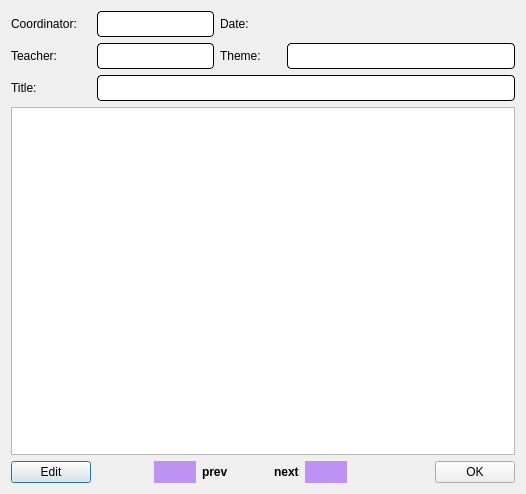
<?xml version="1.0" encoding="UTF-8"?>
<ui version="4.0">
 <class>SearchResultDisplayRow</class>
 <widget class="QDialog" name="SearchResultDisplayRow">
  <property name="geometry">
   <rect>
    <x>0</x>
    <y>0</y>
    <width>526</width>
    <height>494</height>
   </rect>
  </property>
  <property name="windowTitle">
   <string>Dialog</string>
  </property>
  <property name="styleSheet">
   <string notr="true">QLineEdit {
	height: 24px;
	border-radius: 4px;
	background-color: white;
	border: 1px solid black
}</string>
  </property>
  <layout class="QGridLayout" name="gridLayout">
   <item row="5" column="0">
    <widget class="QPushButton" name="edit_button">
     <property name="text">
      <string>Edit</string>
     </property>
    </widget>
   </item>
   <item row="1" column="1" colspan="2">
    <widget class="QLineEdit" name="row_teacher"/>
   </item>
   <item row="1" column="4" colspan="2">
    <widget class="QLineEdit" name="row_theme"/>
   </item>
   <item row="0" column="4" colspan="2">
    <widget class="QLabel" name="row_date">
     <property name="text">
      <string/>
     </property>
    </widget>
   </item>
   <item row="3" column="0" colspan="6">
    <widget class="QTextEdit" name="row_message">
     <property name="styleSheet">
      <string notr="true"/>
     </property>
    </widget>
   </item>
   <item row="0" column="1" colspan="2">
    <widget class="QLineEdit" name="row_coordinator"/>
   </item>
   <item row="2" column="1" colspan="5">
    <widget class="QLineEdit" name="row_title"/>
   </item>
   <item row="1" column="0">
    <widget class="QLabel" name="label_2">
     <property name="text">
      <string>Teacher:</string>
     </property>
    </widget>
   </item>
   <item row="5" column="5">
    <layout class="QHBoxLayout" name="horizontalLayout">
     <item>
      <spacer name="horizontalSpacer">
       <property name="orientation">
        <enum>Qt::Horizontal</enum>
       </property>
       <property name="sizeHint" stdset="0">
        <size>
         <width>40</width>
         <height>20</height>
        </size>
       </property>
      </spacer>
     </item>
     <item>
      <widget class="QPushButton" name="ok_button">
       <property name="text">
        <string>OK</string>
       </property>
      </widget>
     </item>
    </layout>
   </item>
   <item row="2" column="0">
    <widget class="QLabel" name="label_5">
     <property name="text">
      <string>Title:</string>
     </property>
    </widget>
   </item>
   <item row="1" column="3">
    <widget class="QLabel" name="label_3">
     <property name="text">
      <string>Theme:</string>
     </property>
    </widget>
   </item>
   <item row="0" column="0">
    <widget class="QLabel" name="label">
     <property name="text">
      <string>Coordinator:</string>
     </property>
    </widget>
   </item>
   <item row="5" column="2" colspan="3">
    <layout class="QHBoxLayout" name="horizontalLayout_2">
     <item>
      <widget class="QPushButton" name="search_prev">
       <property name="minimumSize">
        <size>
         <width>0</width>
         <height>22</height>
        </size>
       </property>
       <property name="cursor">
        <cursorShape>PointingHandCursor</cursorShape>
       </property>
       <property name="styleSheet">
        <string notr="true">border: none;
background-color: #BD92F4;
padding: 0 5px;</string>
       </property>
       <property name="text">
        <string/>
       </property>
       <property name="icon">
        <iconset resource="resources.qrc">
         <normaloff>:/icons/images/icons/cil-arrow-circle-left.png</normaloff>:/icons/images/icons/cil-arrow-circle-left.png</iconset>
       </property>
      </widget>
     </item>
     <item>
      <widget class="QLabel" name="label_6">
       <property name="styleSheet">
        <string notr="true">font-weight: bold;
text-decoration: italics</string>
       </property>
       <property name="text">
        <string>prev</string>
       </property>
      </widget>
     </item>
     <item>
      <spacer name="horizontalSpacer_2">
       <property name="orientation">
        <enum>Qt::Horizontal</enum>
       </property>
       <property name="sizeHint" stdset="0">
        <size>
         <width>40</width>
         <height>20</height>
        </size>
       </property>
      </spacer>
     </item>
     <item>
      <widget class="QLabel" name="label_7">
       <property name="styleSheet">
        <string notr="true">font-weight: bold;</string>
       </property>
       <property name="text">
        <string>next</string>
       </property>
      </widget>
     </item>
     <item>
      <widget class="QPushButton" name="search_next">
       <property name="minimumSize">
        <size>
         <width>0</width>
         <height>22</height>
        </size>
       </property>
       <property name="cursor">
        <cursorShape>PointingHandCursor</cursorShape>
       </property>
       <property name="styleSheet">
        <string notr="true">border: none;
background-color: #BD92F4;
padding: 0 5px;</string>
       </property>
       <property name="text">
        <string/>
       </property>
       <property name="icon">
        <iconset resource="resources.qrc">
         <normaloff>:/icons/images/icons/cil-arrow-circle-right.png</normaloff>:/icons/images/icons/cil-arrow-circle-right.png</iconset>
       </property>
      </widget>
     </item>
    </layout>
   </item>
   <item row="0" column="3">
    <widget class="QLabel" name="label_4">
     <property name="text">
      <string>Date:</string>
     </property>
    </widget>
   </item>
  </layout>
 </widget>
 <resources>
  <include location="resources.qrc"/>
 </resources>
 <connections/>
</ui>
